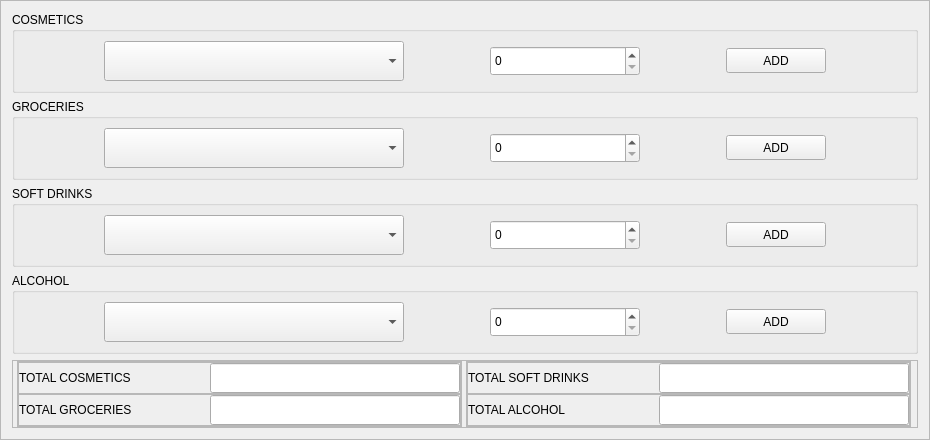
               <widget class="QFrame" name="frame_2">
                <property name="minimumSize">
                 <size>
                  <width>930</width>
                  <height>0</height>
                 </size>
                </property>
                <property name="maximumSize">
                 <size>
                  <width>930</width>
                  <height>16777215</height>
                 </size>
                </property>
                <property name="frameShape">
                 <enum>QFrame::StyledPanel</enum>
                </property>
                <property name="frameShadow">
                 <enum>QFrame::Raised</enum>
                </property>
                <layout class="QVBoxLayout" name="verticalLayout_3">
                 <item>
                  <widget class="QGroupBox" name="groupBox_4">
                   <property name="title">
                    <string>COSMETICS</string>
                   </property>
                   <layout class="QHBoxLayout" name="horizontalLayout_5">
                    <item>
                     <widget class="QComboBox" name="cos_list">
                      <property name="minimumSize">
                       <size>
                        <width>300</width>
                        <height>40</height>
                       </size>
                      </property>
                      <property name="maximumSize">
                       <size>
                        <width>300</width>
                        <height>16777215</height>
                       </size>
                      </property>
                     </widget>
                    </item>
                    <item>
                     <widget class="QSpinBox" name="cosinp">
                      <property name="minimumSize">
                       <size>
                        <width>0</width>
                        <height>30</height>
                       </size>
                      </property>
                      <property name="maximumSize">
                       <size>
                        <width>150</width>
                        <height>16777215</height>
                       </size>
                      </property>
                     </widget>
                    </item>
                    <item>
                     <widget class="QPushButton" name="cosadd">
                      <property name="minimumSize">
                       <size>
                        <width>90</width>
                        <height>25</height>
                       </size>
                      </property>
                      <property name="maximumSize">
                       <size>
                        <width>100</width>
                        <height>16777215</height>
                       </size>
                      </property>
                      <property name="text">
                       <string>ADD</string>
                      </property>
                     </widget>
                    </item>
                   </layout>
                  </widget>
                 </item>
                 <item>
                  <widget class="QGroupBox" name="groupBox">
                   <property name="title">
                    <string>GROCERIES</string>
                   </property>
                   <layout class="QHBoxLayout" name="horizontalLayout_6">
                    <item>
                     <widget class="QComboBox" name="groc_list">
                      <property name="minimumSize">
                       <size>
                        <width>300</width>
                        <height>40</height>
                       </size>
                      </property>
                      <property name="maximumSize">
                       <size>
                        <width>300</width>
                        <height>16777215</height>
                       </size>
                      </property>
                     </widget>
                    </item>
                    <item>
                     <widget class="QSpinBox" name="grocinp">
                      <property name="minimumSize">
                       <size>
                        <width>0</width>
                        <height>30</height>
                       </size>
                      </property>
                      <property name="maximumSize">
                       <size>
                        <width>150</width>
                        <height>16777215</height>
                       </size>
                      </property>
                     </widget>
                    </item>
                    <item>
                     <widget class="QPushButton" name="grocadd">
                      <property name="minimumSize">
                       <size>
                        <width>90</width>
                        <height>25</height>
                       </size>
                      </property>
                      <property name="maximumSize">
                       <size>
                        <width>100</width>
                        <height>16777215</height>
                       </size>
                      </property>
                      <property name="text">
                       <string>ADD</string>
                      </property>
                     </widget>
                    </item>
                   </layout>
                  </widget>
                 </item>
                 <item>
                  <widget class="QGroupBox" name="groupBox_2">
                   <property name="title">
                    <string>SOFT DRINKS</string>
                   </property>
                   <layout class="QHBoxLayout" name="horizontalLayout_7">
                    <item>
                     <widget class="QComboBox" name="sof_list">
                      <property name="minimumSize">
                       <size>
                        <width>300</width>
                        <height>40</height>
                       </size>
                      </property>
                      <property name="maximumSize">
                       <size>
                        <width>300</width>
                        <height>16777215</height>
                       </size>
                      </property>
                     </widget>
                    </item>
                    <item>
                     <widget class="QSpinBox" name="sofinp">
                      <property name="minimumSize">
                       <size>
                        <width>0</width>
                        <height>30</height>
                       </size>
                      </property>
                      <property name="maximumSize">
                       <size>
                        <width>150</width>
                        <height>16777215</height>
                       </size>
                      </property>
                     </widget>
                    </item>
                    <item>
                     <widget class="QPushButton" name="sofadd">
                      <property name="minimumSize">
                       <size>
                        <width>90</width>
                        <height>25</height>
                       </size>
                      </property>
                      <property name="maximumSize">
                       <size>
                        <width>100</width>
                        <height>16777215</height>
                       </size>
                      </property>
                      <property name="text">
                       <string>ADD</string>
                      </property>
                     </widget>
                    </item>
                   </layout>
                  </widget>
                 </item>
                 <item>
                  <widget class="QGroupBox" name="groupBox_3">
                   <property name="title">
                    <string>ALCOHOL</string>
                   </property>
                   <layout class="QHBoxLayout" name="horizontalLayout_8">
                    <item>
                     <widget class="QComboBox" name="alc_list">
                      <property name="minimumSize">
                       <size>
                        <width>300</width>
                        <height>40</height>
                       </size>
                      </property>
                      <property name="maximumSize">
                       <size>
                        <width>300</width>
                        <height>16777215</height>
                       </size>
                      </property>
                     </widget>
                    </item>
                    <item>
                     <widget class="QSpinBox" name="alcinp">
                      <property name="minimumSize">
                       <size>
                        <width>0</width>
                        <height>30</height>
                       </size>
                      </property>
                      <property name="maximumSize">
                       <size>
                        <width>150</width>
                        <height>16777215</height>
                       </size>
                      </property>
                     </widget>
                    </item>
                    <item>
                     <widget class="QPushButton" name="alcadd">
                      <property name="minimumSize">
                       <size>
                        <width>90</width>
                        <height>25</height>
                       </size>
                      </property>
                      <property name="maximumSize">
                       <size>
                        <width>100</width>
                        <height>16777215</height>
                       </size>
                      </property>
                      <property name="text">
                       <string>ADD</string>
                      </property>
                     </widget>
                    </item>
                   </layout>
                  </widget>
                 </item>
                 <item>
                  <widget class="QFrame" name="frame_6">
                   <property name="frameShape">
                    <enum>QFrame::StyledPanel</enum>
                   </property>
                   <property name="frameShadow">
                    <enum>QFrame::Raised</enum>
                   </property>
                   <layout class="QHBoxLayout" name="horizontalLayout_14">
                    <property name="spacing">
                     <number>0</number>
                    </property>
                    <property name="leftMargin">
                     <number>0</number>
                    </property>
                    <property name="topMargin">
                     <number>0</number>
                    </property>
                    <property name="rightMargin">
                     <number>0</number>
                    </property>
                    <property name="bottomMargin">
                     <number>0</number>
                    </property>
                    <item>
                     <widget class="QFrame" name="frame_7">
                      <property name="maximumSize">
                       <size>
                        <width>445</width>
                        <height>16777215</height>
                       </size>
                      </property>
                      <property name="frameShape">
                       <enum>QFrame::StyledPanel</enum>
                      </property>
                      <property name="frameShadow">
                       <enum>QFrame::Raised</enum>
                      </property>
                      <layout class="QVBoxLayout" name="verticalLayout_7">
                       <property name="spacing">
                        <number>0</number>
                       </property>
                       <property name="leftMargin">
                        <number>0</number>
                       </property>
                       <property name="topMargin">
                        <number>0</number>
                       </property>
                       <property name="rightMargin">
                        <number>0</number>
                       </property>
                       <property name="bottomMargin">
                        <number>0</number>
                       </property>
                       <item>
                        <widget class="QFrame" name="frame_17">
                         <property name="frameShape">
                          <enum>QFrame::StyledPanel</enum>
                         </property>
                         <property name="frameShadow">
                          <enum>QFrame::Raised</enum>
                         </property>
                         <layout class="QHBoxLayout" name="horizontalLayout_15">
                          <property name="spacing">
                           <number>0</number>
                          </property>
                          <property name="leftMargin">
                           <number>0</number>
                          </property>
                          <property name="topMargin">
                           <number>0</number>
                          </property>
                          <property name="rightMargin">
                           <number>0</number>
                          </property>
                          <property name="bottomMargin">
                           <number>0</number>
                          </property>
                          <item>
                           <widget class="QLabel" name="label">
                            <property name="minimumSize">
                             <size>
                              <width>160</width>
                              <height>0</height>
                             </size>
                            </property>
                            <property name="styleSheet">
                             <string notr="true">font: 8pt &quot;MS Shell Dlg 2&quot;;</string>
                            </property>
                            <property name="text">
                             <string>TOTAL COSMETICS</string>
                            </property>
                           </widget>
                          </item>
                          <item>
                           <widget class="QLineEdit" name="TC">
                            <property name="minimumSize">
                             <size>
                              <width>250</width>
                              <height>30</height>
                             </size>
                            </property>
                            <property name="maximumSize">
                             <size>
                              <width>250</width>
                              <height>16777215</height>
                             </size>
                            </property>
                            <property name="styleSheet">
                             <string notr="true">font: 75 10pt &quot;MS Shell Dlg 2&quot;;</string>
                            </property>
                            <property name="readOnly">
                             <bool>true</bool>
                            </property>
                           </widget>
                          </item>
                         </layout>
                        </widget>
                       </item>
                       <item>
                        <widget class="QFrame" name="frame_18">
                         <property name="frameShape">
                          <enum>QFrame::StyledPanel</enum>
                         </property>
                         <property name="frameShadow">
                          <enum>QFrame::Raised</enum>
                         </property>
                         <layout class="QHBoxLayout" name="horizontalLayout_16">
                          <property name="spacing">
                           <number>0</number>
                          </property>
                          <property name="leftMargin">
                           <number>0</number>
                          </property>
                          <property name="topMargin">
                           <number>0</number>
                          </property>
                          <property name="rightMargin">
                           <number>0</number>
                          </property>
                          <property name="bottomMargin">
                           <number>0</number>
                          </property>
                          <item>
                           <widget class="QLabel" name="label_2">
                            <property name="minimumSize">
                             <size>
                              <width>160</width>
                              <height>0</height>
                             </size>
                            </property>
                            <property name="styleSheet">
                             <string notr="true"/>
                            </property>
                            <property name="text">
                             <string>TOTAL GROCERIES</string>
                            </property>
                           </widget>
                          </item>
                          <item>
                           <widget class="QLineEdit" name="TG">
                            <property name="minimumSize">
                             <size>
                              <width>250</width>
                              <height>30</height>
                             </size>
                            </property>
                            <property name="maximumSize">
                             <size>
                              <width>250</width>
                              <height>16777215</height>
                             </size>
                            </property>
                            <property name="styleSheet">
                             <string notr="true">font: 75 10pt &quot;MS Shell Dlg 2&quot;;</string>
                            </property>
                            <property name="readOnly">
                             <bool>true</bool>
                            </property>
                           </widget>
                          </item>
                         </layout>
                        </widget>
                       </item>
                      </layout>
                     </widget>
                    </item>
                    <item>
                     <widget class="QFrame" name="frame_8">
                      <property name="maximumSize">
                       <size>
                        <width>445</width>
                        <height>16777215</height>
                       </size>
                      </property>
                      <property name="frameShape">
                       <enum>QFrame::StyledPanel</enum>
                      </property>
                      <property name="frameShadow">
                       <enum>QFrame::Raised</enum>
                      </property>
                      <layout class="QVBoxLayout" name="verticalLayout_8">
                       <property name="spacing">
                        <number>0</number>
                       </property>
                       <property name="leftMargin">
                        <number>0</number>
                       </property>
                       <property name="topMargin">
                        <number>0</number>
                       </property>
                       <property name="rightMargin">
                        <number>0</number>
                       </property>
                       <property name="bottomMargin">
                        <number>0</number>
                       </property>
                       <item>
                        <widget class="QFrame" name="frame_19">
                         <property name="frameShape">
                          <enum>QFrame::StyledPanel</enum>
                         </property>
                         <property name="frameShadow">
                          <enum>QFrame::Raised</enum>
                         </property>
                         <layout class="QHBoxLayout" name="horizontalLayout_17">
                          <property name="spacing">
                           <number>0</number>
                          </property>
                          <property name="leftMargin">
                           <number>0</number>
                          </property>
                          <property name="topMargin">
                           <number>0</number>
                          </property>
                          <property name="rightMargin">
                           <number>0</number>
                          </property>
                          <property name="bottomMargin">
                           <number>0</number>
                          </property>
                          <item>
                           <widget class="QLabel" name="label_3">
                            <property name="minimumSize">
                             <size>
                              <width>160</width>
                              <height>0</height>
                             </size>
                            </property>
                            <property name="styleSheet">
                             <string notr="true"/>
                            </property>
                            <property name="text">
                             <string>TOTAL SOFT DRINKS</string>
                            </property>
                           </widget>
                          </item>
                          <item>
                           <widget class="QLineEdit" name="TS">
                            <property name="minimumSize">
                             <size>
                              <width>250</width>
                              <height>30</height>
                             </size>
                            </property>
                            <property name="maximumSize">
                             <size>
                              <width>250</width>
                              <height>16777215</height>
                             </size>
                            </property>
                            <property name="styleSheet">
                             <string notr="true">font: 75 10pt &quot;MS Shell Dlg 2&quot;;</string>
                            </property>
                            <property name="readOnly">
                             <bool>true</bool>
                            </property>
                           </widget>
                          </item>
                         </layout>
                        </widget>
                       </item>
                       <item>
                        <widget class="QFrame" name="frame_20">
                         <property name="frameShape">
                          <enum>QFrame::StyledPanel</enum>
                         </property>
                         <property name="frameShadow">
                          <enum>QFrame::Raised</enum>
                         </property>
                         <layout class="QHBoxLayout" name="horizontalLayout_18">
                          <property name="spacing">
                           <number>0</number>
                          </property>
                          <property name="leftMargin">
                           <number>0</number>
                          </property>
                          <property name="topMargin">
                           <number>0</number>
                          </property>
                          <property name="rightMargin">
                           <number>0</number>
                          </property>
                          <property name="bottomMargin">
                           <number>0</number>
                          </property>
                          <item>
                           <widget class="QLabel" name="label_4">
                            <property name="minimumSize">
                             <size>
                              <width>160</width>
                              <height>0</height>
                             </size>
                            </property>
                            <property name="styleSheet">
                             <string notr="true"/>
                            </property>
                            <property name="text">
                             <string>TOTAL ALCOHOL</string>
                            </property>
                           </widget>
                          </item>
                          <item>
                           <widget class="QLineEdit" name="TA">
                            <property name="minimumSize">
                             <size>
                              <width>250</width>
                              <height>30</height>
                             </size>
                            </property>
                            <property name="maximumSize">
                             <size>
                              <width>250</width>
                              <height>16777215</height>
                             </size>
                            </property>
                            <property name="styleSheet">
                             <string notr="true">font: 75 10pt &quot;MS Shell Dlg 2&quot;;</string>
                            </property>
                            <property name="readOnly">
                             <bool>true</bool>
                            </property>
                           </widget>
                          </item>
                         </layout>
                        </widget>
                       </item>
                      </layout>
                     </widget>
                    </item>
                   </layout>
                  </widget>
                 </item>
                </layout>
               </widget>
